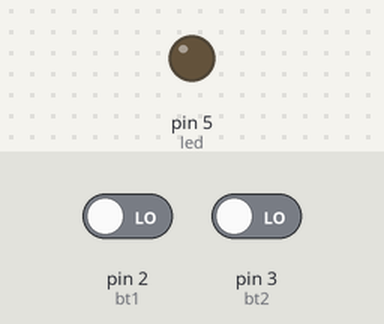
Simulated run of this sketch. Board: Arduino Uno, built with avr-gcc and run on an emulated ATmega328P. Shown: output pins drawn as LEDs (lit = HIGH). The inputs (shaded band) are chosen by the test bench; at power-on: pin 2 (bt1) LOW, pin 3 (bt2) LOW.

Above: at 1.2 s.
1.3 s: pin 2 (bt1) driven HIGH
At 2.05 s:
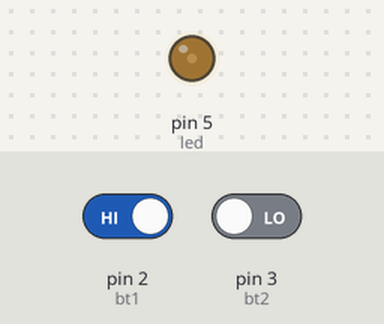
At 5.7 s:
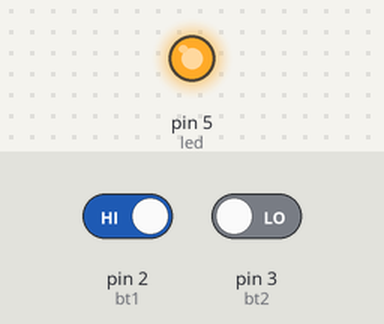
Timing chart, 0 to 7.2 s (numbered marks = the images above; inputs shaded):
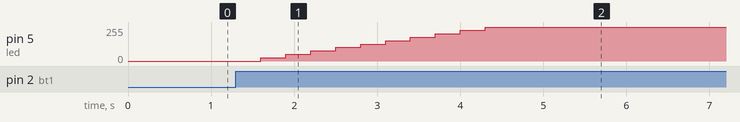

Measured:
- after the input at 1.3 s, pin 5 (led): moves from 0/255 to 255/255 over 2.7 s, starting after 0.30 s

The sketch:

P06_BT_PWM.ino
```cpp
/* #6 - LED in PWM con intensità controllata da due bt

 - LED su D5
 - BUTTON su D2, D3
*/

//pin del LED
int led = 5;

//pin dei pulsanti
int bt1 = 2;
int bt2 = 3;

//livello di luminosità
int lumi = 0;

void setup() {
  //imposto i pin
  pinMode(bt1, INPUT);
  pinMode(bt2, INPUT);
}

void loop() {
  //se il tasto 1 viene premuto...
  if (digitalRead(bt1)) {
    //incremento luminosità
    lumi += 10;
    //attendo che i rimbalzi cessino (poor-man debouncing)
    delay(300);
  }

  //se il tasto 2 viene premuto...
  if (digitalRead(bt2)) {
    //diminuisco luminosità
    lumi -= 10;
    //attendo che i rimbalzi cessino (poor-man debouncing)
    delay(300);
  }

  //limito i valori tra 0 e 100
  lumi = constrain(lumi, 0, 100);

  //calcolo il pwm
  int pwm = map(lumi, 0, 100, 0, 255);
  //modifico il pwm sul pin
  analogWrite(led, pwm);
}
```
